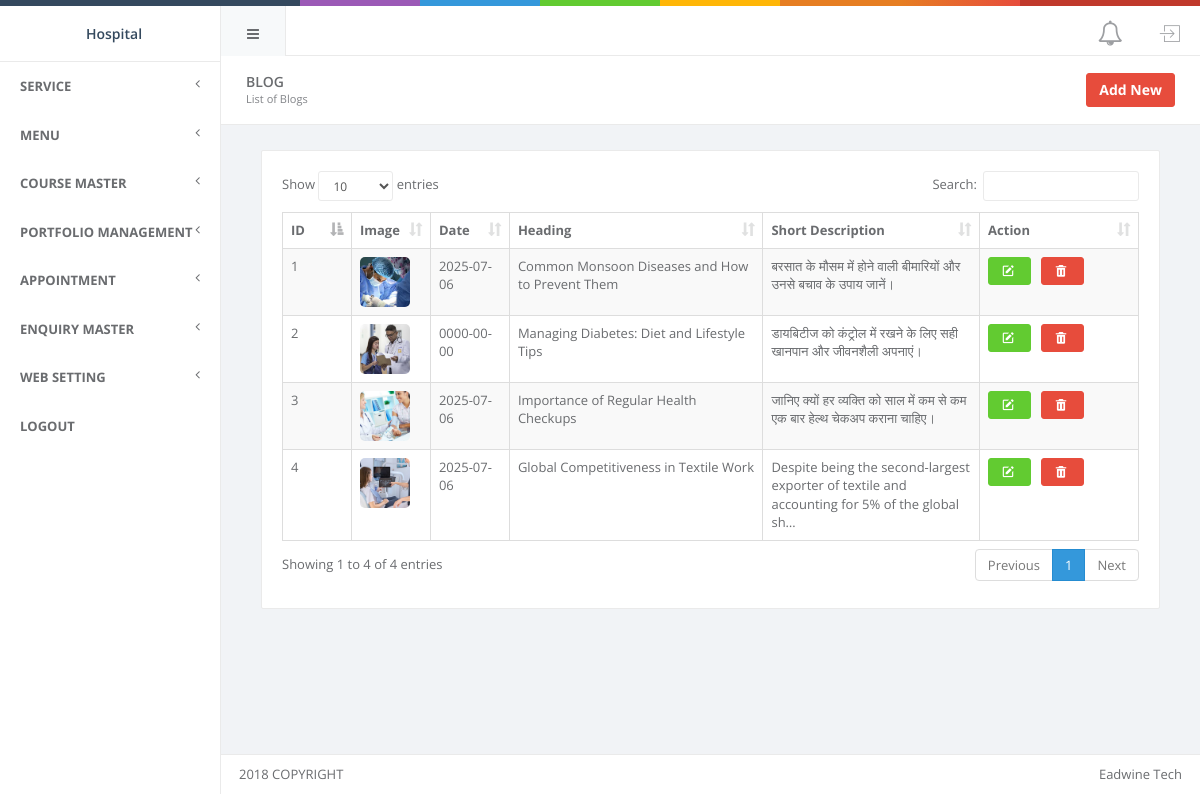
/admin/blog-list.php (signed in), run on the app's committed database.
### tables this page shows
CREATE TABLE `tbl_menu_category` (
  `id` int(10) NOT NULL,
  `name` varchar(255) DEFAULT NULL,
  `ordering` int(10) NOT NULL
);

CREATE TABLE `tbl_blog` (
  `id` int(10) NOT NULL,
  `heading` varchar(255) DEFAULT NULL,
  `date` date DEFAULT NULL,
  `short_description` varchar(255) DEFAULT NULL,
  `description` text DEFAULT NULL,
  `meta_title` text DEFAULT NULL,
  `meta_keyword` text DEFAULT NULL,
  `meta_description` text DEFAULT NULL,
  `image1` varchar(255) DEFAULT NULL,
  `thumb1` varchar(255) DEFAULT NULL,
  `name` varchar(255) NOT NULL
);

### admin/dbc.php (called while the page is built, shortened)
<?php
$baseURL = "http://localhost/hospital/admin/";
$projectServerPath = "C:/xampp/htdocs/ronak/12.1.20.1/check/artbots/";
$mainPath = $baseURL . "uploads/products/";
$productPath = $projectServerPath . "uploads/products/";
$tblMenuCategory       = "tbl_menu_category";
$tblBlog         = "tbl_blog";
$urlBlog         = "blog.php";
?>

### admin/blog-list.php (the view, shortened to what this page needs)
<?php
include __DIR__ . '/dbc.php';
$pageTitle = "List of Blogs";
$pageName = "Blog";
$tableName = $tblBlog ?? 'tbl_blog';
$addPageUrl = $urlBlog ?? 'blog.php';
$imageUrl = $mainPath ?? '';
$imagepath = $productPath ?? '';
?>
<!DOCTYPE html>
<html>
<head>
    <?php
    include __DIR__ . '/include/header-file.php';
    ?>
    <link rel="stylesheet" href="vendor/select2-3.5.2/select2.css" />
    <link rel="stylesheet" href="vendor/select2-bootstrap/select2-bootstrap.css" />
    <link rel="stylesheet" href="vendor/bootstrap-touchspin/dist/jquery.bootstrap-touchspin.min.css" />
    <link rel="stylesheet" href="vendor/datatables.net-bs/css/dataTables.bootstrap.min.css" />
    <link href='https://unpkg.com/boxicons@2.1.4/css/boxicons.min.css' rel='stylesheet'>
    <link rel="stylesheet" href="vendor/sweetalert/lib/sweet-alert.css" />
</head>
<body>
    <?php
    include __DIR__ . '/include/header.php';
    include __DIR__ . '/include/side-menu.php';
    ?>
    <div id="wrapper">
        <div class="small-header">
            <div class="hpanel">
                <div class="panel-body">
                    <div id="hbreadcrumb" class="pull-right">
                        <ol class="hbreadcrumb">
                            <li><a class="btn btn-danger" href="<?php echo htmlspecialchars($addPageUrl); ?>"><strong>Add New</strong></a></li>
                        </ol>
                    </div>
                    <h2 class="font-light m-b-xs"><?php echo htmlspecialchars($pageName); ?></h2>
                    <small><?php echo htmlspecialchars($pageTitle); ?></small>
                </div>
            </div>
        </div>
        <div class="content">
            <div class="row">
                <div class="col-lg-12">
                    <div class="hpanel">
                        <div class="panel-body">
                            <div id="showrecord">
                                <table id="example1" class="table table-striped table-bordered table-hover" width="100%">
                                    <thead>
                                        <tr>
                                            <th width="30">ID</th>
                                            <th>Image</th>
                                            <th>Date</th>
                                            <th>Heading</th>
                                            <th>Short Description</th>
                                            <th width="120">Action</th>
                                        </tr>
                                    </thead>
                                    <tbody>
                                        <?php
                                        if (!$conn) {
                                            echo '<tr><td colspan="6" class="text-center text-danger">Database connection error.</td></tr>';
                                        } else {
                                            $query = "SELECT * FROM {$tableName} ORDER BY id DESC";
                                            $result = mysqli_query($conn, $query);
                                            if (!$result) {
                                                echo '<tr><td colspan="6" class="text-center text-danger">Error fetching data: ' . htmlspecialchars(mysqli_error($conn)) . '</td></tr>';
                                            } elseif (mysqli_num_rows($result) === 0) {
                                                echo '<tr><td colspan="6" class="text-center">No blogs found.</td></tr>';
                                            } else {
                                                $counter = 1;
                                                while ($row = mysqli_fetch_assoc($result)) {
                                        ?>
                                        <tr>
                                            <td><?php echo $counter++; ?></td>
                                            <td>
                                                <?php
                                                if (!empty($row['image1'])) {
                                                    $imageFullPath = htmlspecialchars($imageUrl . $row['image1']);
                                                    $imageFilePath = htmlspecialchars($imagepath . $row['image1']);
                                                ?>
                                                    <img src="<?= $imageFullPath ?>" alt="Blog Image" class="profile-image">
                                                <?php
                                                } else {
                                                    echo '<span class="text-muted">No Image</span>';
                                                }
                                                ?>
                                            </td>
                                            <td><?php echo htmlspecialchars($row['date'] ?? ''); ?></td>
                                            <td><?php echo htmlspecialchars($row['heading'] ?? ''); ?></td>
                                            <td width="200"><?php echo htmlspecialchars($row['short_description'] ?? ''); ?></td>
                                            <td>
                                                <div class="order-actions">
                                                    <a href="blog.php?id=<?= htmlspecialchars($row['id']) ?>" class="btn btn-success" title="Edit"><i class="bx bxs-edit"></i></a>
                                                    <button type="button" class="btn btn-danger delete-btn"
                                                        data-id="<?= htmlspecialchars($row['id']) ?>"
                                                        data-table-name="<?= htmlspecialchars($tableName) ?>"
                                                        data-image1="<?= htmlspecialchars($imageFilePath) ?>" title="Delete">
                                                        <i class="bx bxs-trash"></i>
                                                    </button>
                                                </div>
                                            </td>
                                        </tr>
                                        <?php
                                                }
                                            }
                                        }
                                        ?>
                                    </tbody>
                                </table>
                            </div>
                        </div>
                    </div>
                </div>
            </div>
        </div>
        <?php
        include __DIR__ . '/include/footer-file.php';
        ?>
</body>
</html>
<link rel="stylesheet" href="vendor/sweetalert/lib/sweet-alert.css" />

### admin/include/side-menu.php (shortened to what this page needs)
<aside id="menu">
        <div id="navigation">
            <ul class="nav" id="side-menu">
                <?php
                if($_SESSION['role']==0){
                    $masterID = $_SESSION['master'];
                    $mainString = " where id in($masterID)";
                    $menuID = $_SESSION['menu'];
                    $innerString = " and id in($menuID)";
                }else{
                    $mainString = "";
                }
                $sql=mysqli_query($conn,"select * from $tblMenuCategory $mainString order by ordering ")or die(mysqli_error($conn));
                while($row=mysqli_fetch_assoc($sql))
                {
                    echo "<li><a href='#'><span class='nav-label'>
                    {$row['name']}</span>
                              <span class='fa arrow'></span> </a>";
                   echo "</li>"; }?>
                <li>
                    <a href="loginQuery/logout.php">
                        <span class="nav-label">
                            Logout
                        </span>
                    </a>
                </li>
            </ul>
        </div>
    </aside>

### admin/blog-list.php (style rules this page uses)
.small-header .panel-body h2 { margin-top: 3px; }
.hbreadcrumb { margin-top: 0; }
.profile-image { width: 50px; height: 50px; object-fit: cover; border-radius: 5px; }
.order-actions { display: flex; align-items: center; gap: 10px; }
.order-actions .btn { margin: 0; }
.btn { display: inline-flex; align-items: center; justify-content: center; }
.btn i { margin-right: 3px; }

### admin/include/header.php (style rules this page uses)
.nav li { border-bottom:1px solid #eaeaea; }

### data on the page
tbl_menu_category: name "SERVICE"
tbl_menu_category: name "MENU"
tbl_menu_category: name "COURSE MASTER"
tbl_menu_category: name "PORTFOLIO MANAGEMENT"
tbl_menu_category: name "APPOINTMENT"
tbl_menu_category: name "ENQUIRY MASTER"
tbl_menu_category: name "WEB SETTING"
tbl_blog: image1 (picture), date "2025-07-06", heading "Common Monsoon Diseases and How to Prevent Them", short_description "बरसात के मौसम में होने वाली बीमारियों और उनसे बचाव के उपाय जानें।"
tbl_blog: image1 (picture), date "0000-00-00", heading "Managing Diabetes: Diet and Lifestyle Tips", short_description "डायबिटीज को कंट्रोल में रखने के लिए सही खानपान और जीवनशैली अपनाएं।"
tbl_blog: image1 (picture), date "2025-07-06", heading "Importance of Regular Health Checkups", short_description "जानिए क्यों हर व्यक्ति को साल में कम से कम एक बार हेल्थ चेकअप कराना चाहिए।"
tbl_blog: image1 (picture), date "2025-07-06", heading "Global Competitiveness in Textile Work", short_description "Despite being the second-largest exporter of textile and accounting for 5% of the global sh…"

### other printed values
$companyName "Hospital"
$pageName "BLOG"
$pageTitle "List of Blogs"
$developerName "Eadwine Tech"
